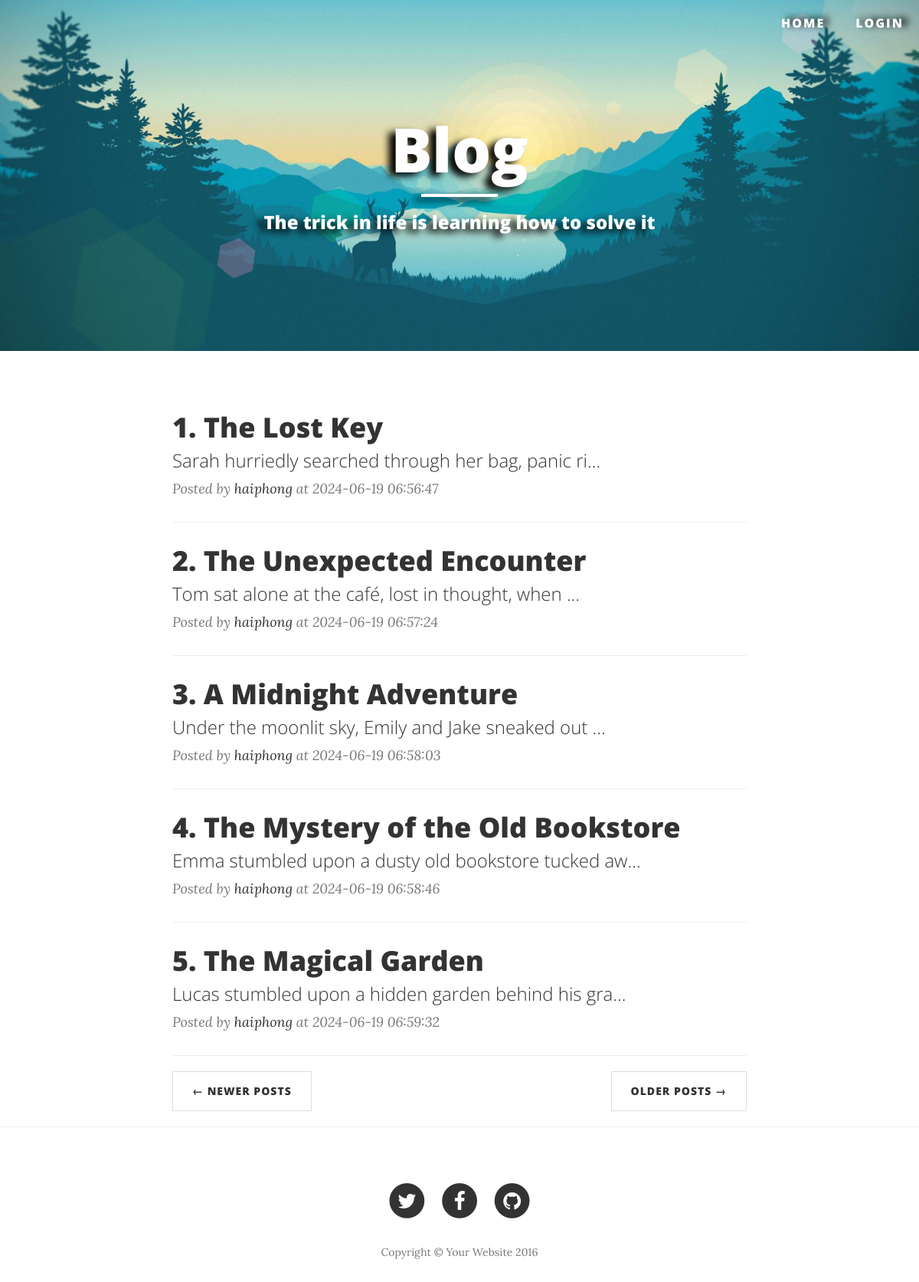
The app's page /?page=5 with its own data.
### tables this page shows
CREATE TABLE `posts` (
  `id` int NOT NULL,
  `author_id` int NOT NULL,
  `title` varchar(100) NOT NULL,
  `content` longtext NOT NULL,
  `image` varchar(255) DEFAULT NULL,
  `status` varchar(50) DEFAULT NULL,
  `created_at` timestamp NOT NULL DEFAULT CURRENT_TIMESTAMP,
  `updated_at` timestamp NOT NULL DEFAULT CURRENT_TIMESTAMP ON UPDATE CURRENT_TIMESTAMP
);

CREATE TABLE `users` (
  `id` int NOT NULL,
  `full_name` varchar(255) NOT NULL,
  `address` varchar(255) NOT NULL,
  `age` int NOT NULL,
  `sex` varchar(10) NOT NULL,
  `phone_number` varchar(255) NOT NULL,
  `email` varchar(50) NOT NULL,
  `role` varchar(50) DEFAULT NULL,
  `status` varchar(50) DEFAULT NULL,
  `created_at` timestamp NOT NULL DEFAULT CURRENT_TIMESTAMP,
  `updated_at` timestamp NOT NULL DEFAULT CURRENT_TIMESTAMP ON UPDATE CURRENT_TIMESTAMP
);

### model/blogs.php (called while the page is built, shortened)
<?php
class Blogs {
    private $pdo;
    public function __construct(
        $pdo,
        $id = null,
        $author_id = null,
        $title = null,
        $content = null,
        $image = [],
        $status = null,
        $image_path = null,
        $directory_file_call = null,
        $updated_at = null
    ){
        $this->pdo = $pdo;
    }
    public function filterByAttributes($filters) {
        try{
            $query = self::BASE_QUERY;
            foreach($filters as $filter){
                $query .= $filter[0] ." ". $filter[1] ." ". $filter[2] ." ". $filter[3];
            }
            $stmt = $this->pdo->prepare($query);
            $stmt->execute();
            return $stmt->fetchAll(PDO::FETCH_ASSOC);
        } catch (PDOException $e) {
            throw new exception('Cannot get posts with filters '.  $e->getMessage());
        }
    }
}

### index.php (the view, shortened to what this page needs)
<?php
include_once "model/blogs.php";
$results = [];
$default_number_posts = 5;
$total_page = 1;
try {
    $page = $_GET['page'] ?? 1;
    $start = ($page - 1) * $default_number_posts;
    $end = $page * $default_number_posts;
    $pdo = new Database();
    $pdo->setAttribute(PDO::ATTR_EMULATE_PREPARES, false);
    $pdo->setAttribute(PDO::ATTR_ERRMODE, PDO::ERRMODE_EXCEPTION);
    $posts = new Blogs($pdo);
    $results = $posts->filterByAttributes([[
        Blogs::TABLE.".".Blogs::STATUS,
        "=",
        "'".Blogs::STATUS_ACTIVE."'",
        null
    ]]);
    $total_page = floor(count($results) / $default_number_posts);
    $total_page = (count($results) % $default_number_posts) == 0 ? $total_page : $total_page + 1;
} catch (Exception $e) {
    $error = 'Can not get post information: '.  $e->getMessage();
}
?>
<!DOCTYPE html>
<html lang="en">
<head>
    <link href="view/resource/vendor/bootstrap/css/bootstrap.min.css" rel="stylesheet">
    <link href="view/resource/css/clean-blog.css" rel="stylesheet">
    <link href="view/resource/vendor/font-awesome/css/font-awesome.min.css" rel="stylesheet" type="text/css">
</head>
<body>
<?php include_once 'view/header.php'?>
<header class="intro-header">
    <div class="container">
        <div class="row">
            <div class="col-lg-8 col-lg-offset-2 col-md-10 col-md-offset-1">
                <div class="site-heading">
                    <h1>Blog</h1>
                    <hr class="small">
                    <span class="subheading">The trick in life is learning how to solve it</span>
                </div>
            </div>
        </div>
    </div>
</header>
<div class="container">
    <div class="row">
        <div class="col-lg-8 col-lg-offset-2 col-md-10 col-md-offset-1">
            <?php
            if(!empty($results)){
                foreach ($results as $key => $result){
                    if($key > $end){
                        break;
                    }
                    if( $start <= $key && $key < $end) {
                        if (strlen($result['content']) > 50) {
                            $shortDes = substr($result['content'], 0, 50) . "...";
                        } else {
                            $shortDes = $result['content'];
                        }
                        echo "
                        <div class='post-preview'>
                            <a href='view/posts/post.php?id=" . $result['id'] . "'>
                                <h2 class='post-title'>
                                    " . $result['title'] . "
                                </h2>
                                <h3 class='post-subtitle'>
                                    " . $shortDes . "
                                </h3>
                            </a>
                            <p class='post-meta'>Posted by <a href='view/posts/list_by_author.php?author_id=" . $result['author_id'] . "'>" . $result['full_name'] . "</a> at " . $result['updated_at'] . "</p>
                                </div>
                        <hr> ";
                    }
                }
            }
            ?>
            <ul class="pager">
                <?php
                if($page > 1){
                    echo '<li class="next previous"><a href="/blog/?page=' . ($page - 1) . '">&larr; Newer Posts</a></li>';
                }
                if ($total_page > $page){
                    echo '<li class="next"><a href="/blog/?page=' . ($page + 1) . '">Older Posts &rarr;</a> </li>';
                }
                ?>
            </ul>
        </div>
    </div>
</div>
<hr>
<footer>
    <div class="container">
        <div class="row">
            <div class="col-lg-8 col-lg-offset-2 col-md-10 col-md-offset-1">
                <ul class="list-inline text-center">
                    <li>
                        <a href="#">
                                <span class="fa-stack fa-lg">
                                    <i class="fa fa-circle fa-stack-2x"></i>
                                    <i class="fa fa-twitter fa-stack-1x fa-inverse"></i>
                                </span>
                        </a>
                    </li>
                    <li>
                        <a href="#">
                                <span class="fa-stack fa-lg">
                                    <i class="fa fa-circle fa-stack-2x"></i>
                                    <i class="fa fa-facebook fa-stack-1x fa-inverse"></i>
                                </span>
                        </a>
                    </li>
                    <li>
                        <a href="#">
                                <span class="fa-stack fa-lg">
                                    <i class="fa fa-circle fa-stack-2x"></i>
                                    <i class="fa fa-github fa-stack-1x fa-inverse"></i>
                                </span>
                        </a>
                    </li>
                </ul>
                <p class="copyright text-muted">Copyright &copy; Your Website 2016</p>
            </div>
        </div>
    </div>
</footer>
</body>
</html>

### view/resource/css/clean-blog.css (style rules this page uses)
body { font-family: 'Lora', 'Times New Roman', serif; font-size: 20px; color: #333333; }
p { line-height: 1.5; margin: 30px 0; }
p a { text-decoration: underline; }
h1, h2, h3, h4, h5, h6 { font-family: 'Open Sans', 'Helvetica Neue', Helvetica, Arial, sans-serif; font-weight: 800; }
a { color: #333333; }
hr.small { max-width: 100px; margin: 15px auto; border-width: 4px; border-color: white; }
.intro-header { -webkit-background-size: cover; -moz-background-size: cover; -o-background-size: cover; margin-bottom: 50px; content: ""; position: relative; top: 0; left: 0; width: 100%; height: 100%; background-image: url("../img/background.jpg"); background-position: center 80%; background-size: cover; }
.intro-header .site-heading, .intro-header .post-heading, .intro-header .page-heading { filter: drop-shadow(-9px 5px 5px black); padding: 100px 0 50px; color: white; }
@media only screen and (min-width: 768px) { .intro-header .site-heading, .intro-header .post-heading, .intro-header .page-heading { padding: 150px 0; } }
.intro-header .site-heading, .intro-header .page-heading { text-align: center; }
.intro-header .site-heading h1, .intro-header .page-heading h1 { margin-top: 0; font-size: 50px; }
.intro-header .site-heading .subheading, .intro-header .page-heading .subheading { font-size: 24px; line-height: 1.5; display: block; font-family: 'Open Sans', 'Helvetica Neue', Helvetica, Arial, sans-serif; font-weight: 1000; margin: 10px 0 0; }
@media only screen and (min-width: 768px) { .intro-header .site-heading h1, .intro-header .page-heading h1 { font-size: 80px; } }
.post-preview > a { color: #333333; }
.post-preview > a > .post-title { font-size: 30px; margin-top: 30px; margin-bottom: 10px; }
.post-preview > a > .post-subtitle { margin: 0; font-weight: 300; margin-bottom: 10px; }
.post-preview > .post-meta { color: #777777; font-size: 18px; font-style: italic; margin-top: 0; }
.post-preview > .post-meta > a { text-decoration: none; color: #333333; }
@media only screen and (min-width: 768px) { .post-preview > a > .post-title { font-size: 36px; } }
footer { padding: 50px 0 65px; }
footer .list-inline { margin: 0; padding: 0; }
footer .copyright { font-size: 14px; text-align: center; margin-bottom: 0; }
.pager { margin: 20px 0 0; }
.pager li > a, .pager li > span { font-family: 'Open Sans', 'Helvetica Neue', Helvetica, Arial, sans-serif; text-transform: uppercase; font-size: 14px; font-weight: 800; letter-spacing: 1px; padding: 15px 25px; background-color: white; border-radius: 0; }
body { -webkit-tap-highlight-color: #0085A1; }
.container { position: relative; }

### records on screen
posts: title "1. The Lost Key", content "Sarah hurriedly searched through her bag, panic ri...", author.full_name "haiphong", updated_at "2024-06-19 06:56:47"
posts: title "2. The Unexpected Encounter", content "Tom sat alone at the café, lost in thought, when ...", author.full_name "haiphong", updated_at "2024-06-19 06:57:24"
posts: title "3. A Midnight Adventure", content "Under the moonlit sky, Emily and Jake sneaked out ...", author.full_name "haiphong", updated_at "2024-06-19 06:58:03"
posts: title "4. The Mystery of the Old Bookstore", content "Emma stumbled upon a dusty old bookstore tucked aw...", author.full_name "haiphong", updated_at "2024-06-19 06:58:46"
posts: title "5. The Magical Garden", content "Lucas stumbled upon a hidden garden behind his gra...", author.full_name "haiphong", updated_at "2024-06-19 06:59:32"
